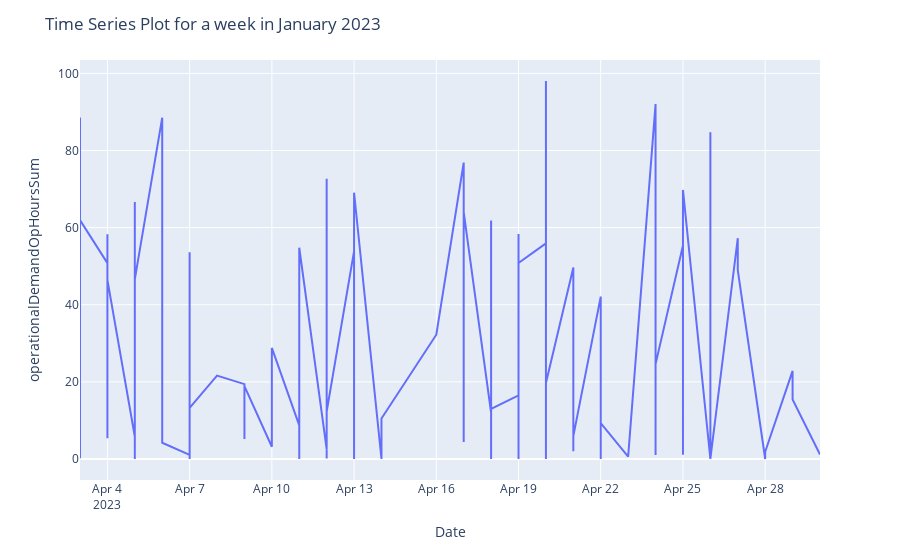

The cell this chart's notebook holds for it:
### Code cell
#Line graphs to assess typical trend of operational hours within a week
fig = px.line(month1_df, x='operationalDemandDate', y='operationalDemandOpHoursSum')

#Appropiate axis labelling
fig.update_xaxes(title_text='Date')
fig.update_yaxes(title_text='operationalDemandOpHoursSum')

#title labelling
fig.update_layout(title='Time Series Plot for a week in January 2023')

fig.show()
